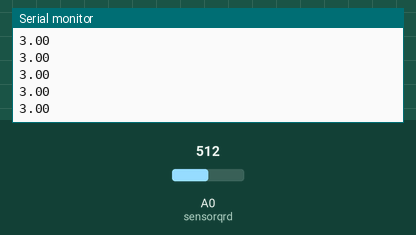
A sketch run on a simulated Arduino Uno, built with avr-gcc and run on an emulated ATmega328P. Shown: the last lines printed to the serial monitor. The inputs (shaded band) are chosen by the test bench; at power-on: A0 (sensorqrd) = 512.

Above: at 1.2 s.
1.3 s: A0 (sensorqrd) set to 716
At 1.32 s:
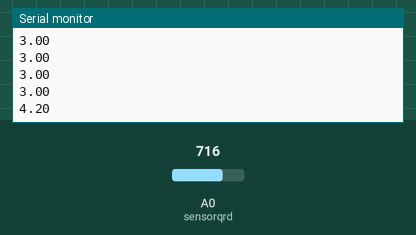
2.8 s: A0 (sensorqrd) set to 900
At 2.84 s:
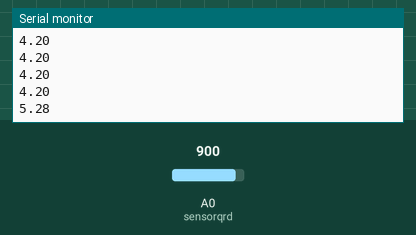
Timing chart, 0 to 5.8 s (numbered marks = the images above; inputs shaded):
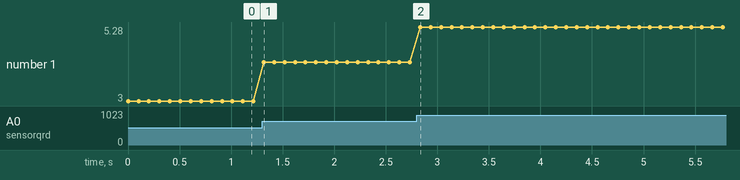

Measured:
- after the input at 1.3 s, the serial monitor: prints a new line at once (image 1)
- after the input at 2.8 s, the serial monitor: prints a new line at once (image 2)
- plotted number 1: 3 → 4.2 after the input at 1.3 s, 4.2 → 5.28 after the input at 2.8 s

The sketch:

qrd_avanzado_promedio.ino
```cpp
// se usa float por que se tienen decimales
float sensorqrd = A0;
float valores;
float suma;
float promedio;
float valor_final;

void setup()
{
  Serial.begin(9600);
  pinMode(sensorqrd, INPUT);

}

void loop()
{
  suma=0;  //siempre tenemos que iniciar nuestra suma en cero
  // lee el sensor 5 veces
  for (int x=0;x<6;x++){
  valores = analogRead(sensorqrd);
  suma = valores + suma;   //  cada ciclo tendremos la suma correcta
  }
  // podemos hacer un print para cada fase del ciclo y agregar delays para verlo todo mas lento
  promedio = suma / 5;

  valor_final = promedio * 5.0 / 1023.0;
  Serial.println(valor_final);
  delay(100);
  // este cáclulo es muy rápido
}
```
